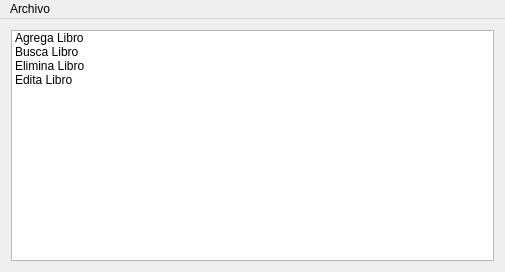
<?xml version="1.0" encoding="UTF-8"?>
<ui version="4.0">
 <class>MainWindow</class>
 <widget class="QMainWindow" name="MainWindow">
  <property name="geometry">
   <rect>
    <x>0</x>
    <y>0</y>
    <width>505</width>
    <height>272</height>
   </rect>
  </property>
  <property name="windowTitle">
   <string>Control de Libros</string>
  </property>
  <property name="windowIcon">
   <iconset resource="icons.qrc">
    <normaloff>:/search.png</normaloff>:/search.png</iconset>
  </property>
  <widget class="QWidget" name="centralWidget">
   <layout class="QGridLayout" name="gridLayout">
    <item row="0" column="0">
     <widget class="QListWidget" name="listWidget">
      <property name="iconSize">
       <size>
        <width>50</width>
        <height>50</height>
       </size>
      </property>
      <item>
       <property name="text">
        <string>Agrega Libro</string>
       </property>
       <property name="icon">
        <iconset resource="icons.qrc">
         <normaloff>:/save.png</normaloff>:/save.png</iconset>
       </property>
      </item>
      <item>
       <property name="text">
        <string>Busca Libro</string>
       </property>
       <property name="icon">
        <iconset resource="icons.qrc">
         <normaloff>:/search.png</normaloff>:/search.png</iconset>
       </property>
      </item>
      <item>
       <property name="text">
        <string>Elimina Libro</string>
       </property>
       <property name="icon">
        <iconset resource="icons.qrc">
         <normaloff>:/delete.png</normaloff>:/delete.png</iconset>
       </property>
      </item>
      <item>
       <property name="text">
        <string>Edita Libro</string>
       </property>
       <property name="icon">
        <iconset resource="icons.qrc">
         <normaloff>:/edit.png</normaloff>:/edit.png</iconset>
       </property>
      </item>
     </widget>
    </item>
   </layout>
  </widget>
  <widget class="QMenuBar" name="menuBar">
   <property name="geometry">
    <rect>
     <x>0</x>
     <y>0</y>
     <width>505</width>
     <height>20</height>
    </rect>
   </property>
   <widget class="QMenu" name="menuArchivo">
    <property name="title">
     <string>Archivo</string>
    </property>
    <addaction name="actionQuitar"/>
   </widget>
   <addaction name="menuArchivo"/>
  </widget>
  <action name="actionQuitar">
   <property name="icon">
    <iconset resource="icons.qrc">
     <normaloff>:/cancel.png</normaloff>:/cancel.png</iconset>
   </property>
   <property name="text">
    <string>Quitar</string>
   </property>
  </action>
 </widget>
 <layoutdefault spacing="6" margin="11"/>
 <resources>
  <include location="icons.qrc"/>
 </resources>
 <connections/>
</ui>
